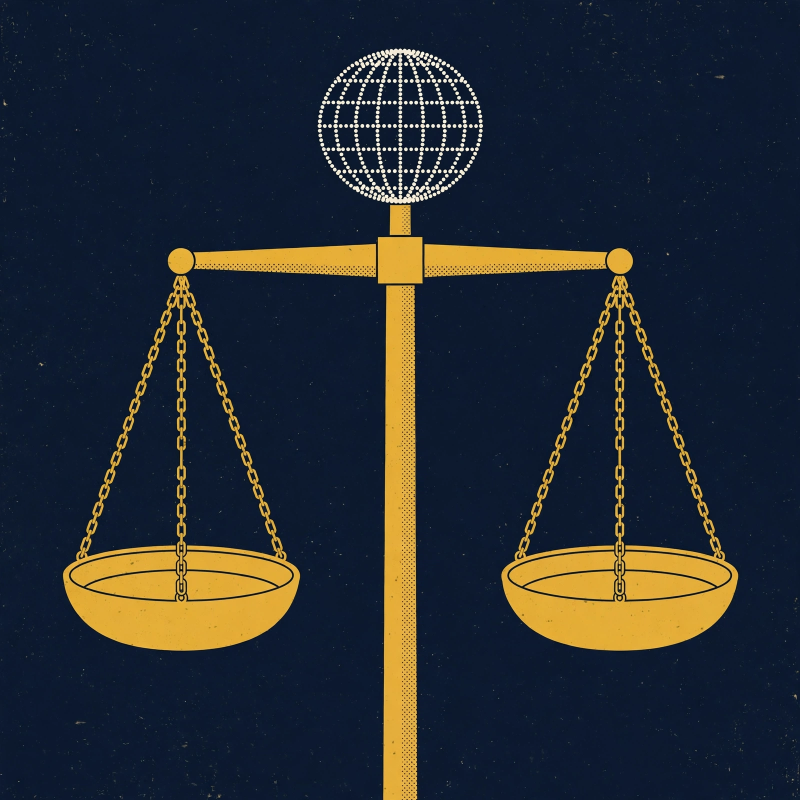
#> input picture illustrations/balance.png, 1600 x 1600 px (shown at 1/2 size); its folder holds only this picture in this run
$ python compose_v4.py
#> lines starting #> are read from the running program, lines starting #| are printed output that depends on the picture
#!/usr/bin/env python3
"""Composite v4 of the 19 November 2026 image — 'The Balance' (illustrated).

Base art: an original flat editorial illustration generated in-session
(illustrations/media-generation-balance-*.png — golden scales of justice
with a dotted-globe finial, navy + gold + cream, no text). This script
scales it to 824x824, pastes it on a navy canvas, and typesets the
headline, date and labels deterministically with Pillow/DejaVu — so every
word is sharp and factually exact.

Deterministic: same art + same script = same bytes (no network, clock,
randomness). Run: python3 compose_v4.py -> writes entry.png next to it.
"""
import os
from PIL import Image, ImageDraw, ImageFont

W, H = 1024, 1024
NAVY = (14, 27, 46)
CREAM = (242, 234, 216)
MUTED = (154, 168, 188)
GOLD = (227, 179, 65)

SERIF_B = "/usr/share/fonts/truetype/dejavu/DejaVuSerif-Bold.ttf"
SANS_B = "/usr/share/fonts/truetype/dejavu/DejaVuSans-Bold.ttf"
SANS = "/usr/share/fonts/truetype/dejavu/DejaVuSans.ttf"


def font(path, size):
    return ImageFont.truetype(path, size)


def centered(draw, cx, y, text, fnt, fill=CREAM):
    draw.text((cx, y), text, font=fnt, fill=fill, anchor="ma")


def main():
    here = os.path.dirname(os.path.abspath(__file__))
    art_path = os.path.join(here, "illustrations", "balance.png")
    art = Image.open(art_path).convert("RGB").resize((824, 824),
                                                     Image.LANCZOS)
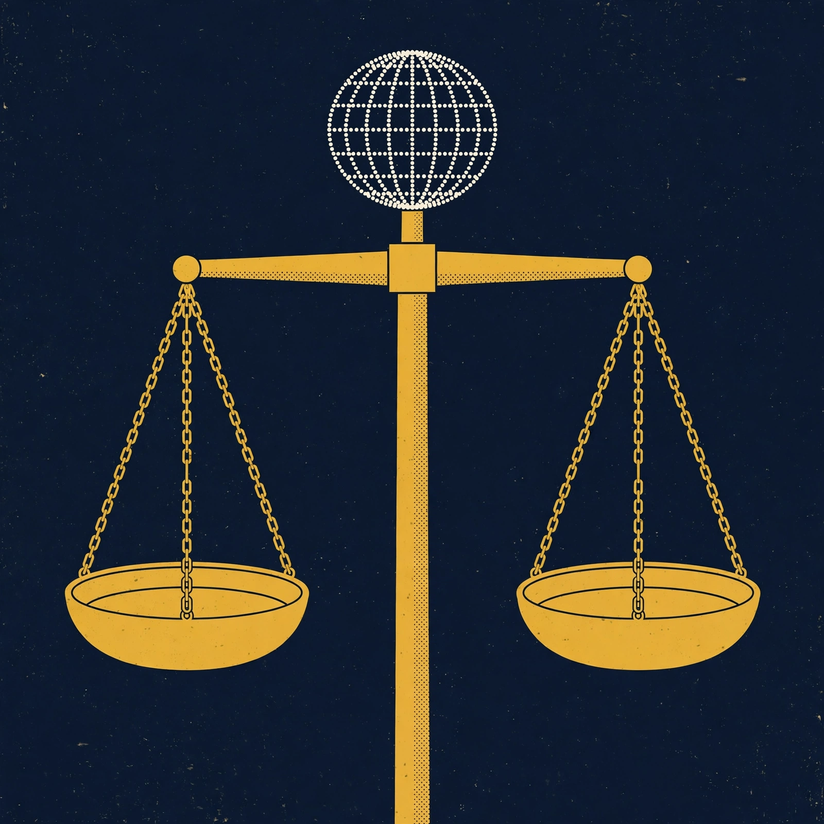
#> art: PIL image 824x824 RGB; mean R, G, B 39.2, 44.2, 49.4
    img = Image.new("RGB", (W, H), NAVY)
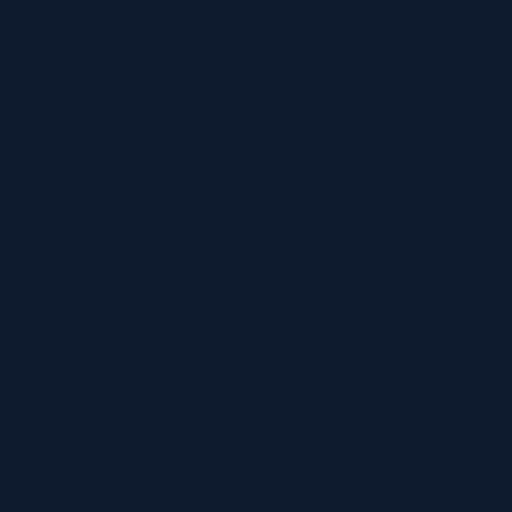
#> img: PIL image 1024x1024 RGB (shown at 1/2 size); mean R, G, B 14, 27, 46
    img.paste(art, (100, 200))
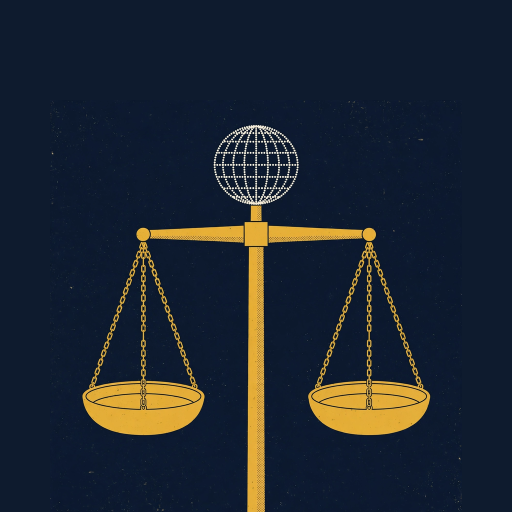
#> img: PIL image 1024x1024 RGB (shown at 1/2 size); mean R, G, B 30.3, 38.1, 48.2
    d = ImageDraw.Draw(img)

    # ---- Top band: title, date, concept, supporting line ----
    centered(d, 512, 30, "THE DAY THE WORLD WAS WEIGHED",
             font(SERIF_B, 40))
    centered(d, 512, 84, "THURSDAY, 19 NOVEMBER 2026",
             font(SERIF_B, 28), fill=GOLD)
    centered(d, 512, 124,
             "Justice weighed a nation. Three powers met. The world moved on.",
             font(SANS, 16), fill=MUTED)
    centered(d, 512, 152,
             "GTA VI launches worldwide  •  Anthropic debuts +17%  •  COP31 drops fossil fuels  •  Gaza plan 4/26",
             font(SANS, 15))
    d.line([(200, 180), (824, 180)], fill=GOLD, width=2)

    # ---- Pan labels (pan centres measured: 314 and 710 in the composite) ----
    for cx, kick, h1, h2, deck in (
            (314, "THE HAGUE — ICJ", "MYANMAR GUILTY", "OF GENOCIDE",
             "First state ever held responsible."),
            (710, "SHENZHEN — APEC", "TRUMP · XI · PUTIN", "MEET",
             "First trilateral of the three powers.")):
        centered(d, cx, 888, kick, font(SANS_B, 12), fill=GOLD)
        centered(d, cx, 908, h1, font(SERIF_B, 20))
        centered(d, cx, 932, h2, font(SERIF_B, 20))
        centered(d, cx, 962, deck, font(SANS, 14), fill=MUTED)

    out = os.path.join(here, "entry.png")
    img.save(out, format="PNG", optimize=True)
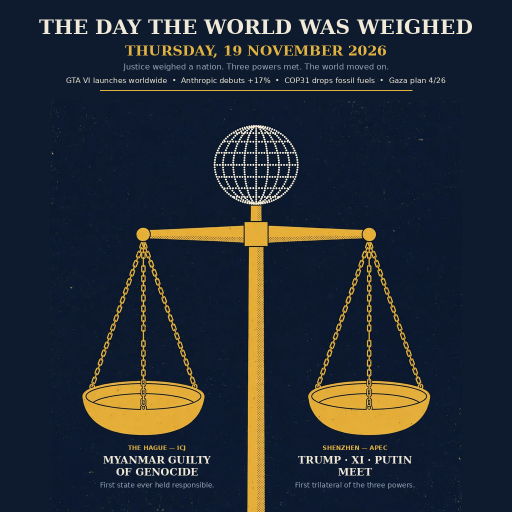
#> saved as entry.png: PIL image 1024x1024 RGB (shown at 1/2 size); mean R, G, B 35.3, 42.5, 51.2
    print("wrote", out, img.size, os.path.getsize(out), "bytes")
#| wrote entry.png (1024, 1024) 646891 bytes


if __name__ == "__main__":
    main()
